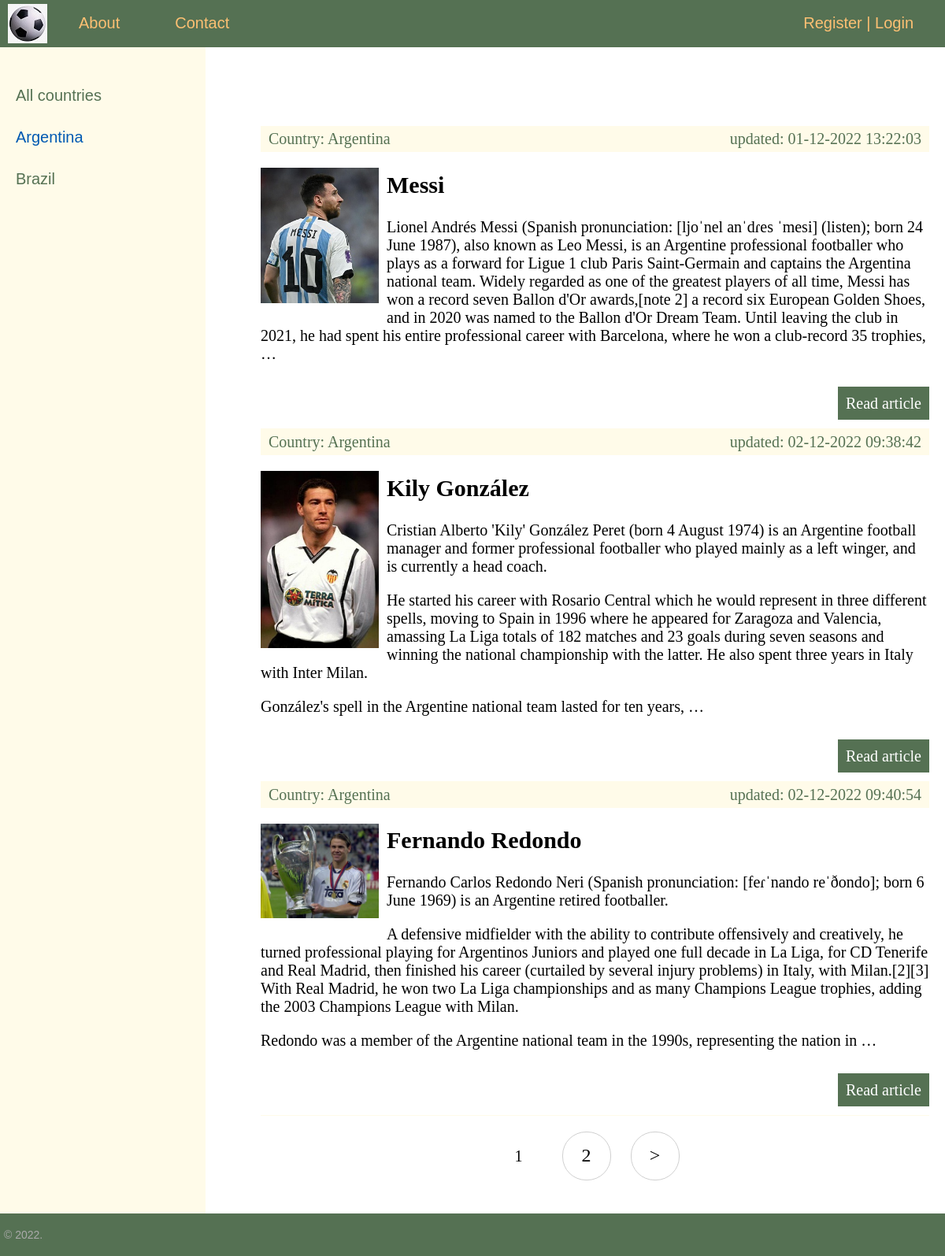
Page /wiki/country/argentina/ on the committed database.
### wiki/models.py (models this page shows, shortened)
class Country(models.Model):
    name = models.CharField(max_length=100, db_index=True, verbose_name="Country")
    slug = models.SlugField(max_length=100, unique=True, db_index=True, verbose_name="URL")
    def __str__(self):
        return self.name
    def get_absolute_url(self):
        return reverse('country', kwargs={'country_slug': self.slug})
    class Meta:
        verbose_name = 'Country'
        verbose_name_plural = 'Countries'
        ordering = ['id']

class Footballer(models.Model):
    name = models.CharField(max_length=255, verbose_name="Name")
    slug = models.SlugField(max_length=255, unique=True, db_index=True, verbose_name="URL")
    content = models.TextField(blank=True, verbose_name="Article text")
    photo = models.ImageField(upload_to="photos/%Y/%m/%d/", verbose_name="Photo")
    created_at = models.DateTimeField(auto_now_add=True, verbose_name="Article created at")
    updated_at = models.DateTimeField(auto_now=True, verbose_name="Article updated at")
    published = models.BooleanField(default=True, verbose_name="Article published")
    country = models.ForeignKey('Country', on_delete=models.PROTECT, verbose_name="Country")
    def get_absolute_url(self):
        return reverse('article', kwargs={'article_slug': self.slug})
    class Meta:
        verbose_name = 'Football player'
        verbose_name_plural = 'Football players'
        ordering = ['id']

### wiki/views.py (the view)
# urls.py: path('country/<slug:country_slug>/', WikiCountry.as_view(), name='country'),
class WikiCountry(DataMixin, ListView):
    model = Footballer
    template_name = 'wiki/index.html'
    context_object_name = 'articles'
    allow_empty = False
    def get_queryset(self):
        return Footballer.objects.filter(country__slug=self.kwargs['country_slug'], published=True).select_related(
            'country')
    def get_context_data(self, *, object_list=None, **kwargs):
        context = super().get_context_data(**kwargs)
        country = Country.objects.get(slug=self.kwargs['country_slug'])
        mixin_context = self.get_user_context(title='Country - ' + str(country.name), country_selected=country.pk)
        return dict(list(context.items()) + list(mixin_context.items()))

### wiki/utils.py (called while the page is built)
    def get_user_context(self, **kwargs):
        context = kwargs
        countries = Country.objects.annotate(Count('footballer'))
        user_menu = menu.copy()
        if not self.request.user.is_authenticated:
            user_menu.pop(1)  # pop add_article
        context['menu'] = user_menu
        context['countries'] = countries
        if 'country_selected' not in context:
            context['country_selected'] = 0
        return context

### wiki/templates/wiki/index.html (shortened to what this page needs)
{% extends 'wiki/base.html' %}
{% block content %}
<ul class="list-articles">
    {% for article in articles %}
    <li>
        <div class="article-panel">
            <p class="first">Country: {{article.country}}</p>
            <p class="last">updated: {{article.updated_at|date:"d-m-Y H:i:s"}}</p>
        </div>
        {% if article.photo %}
        <p><img class="img-article-left thumb" src="{{article.photo.url}}"></p>
        {% endif %}
        <h2>{{article.name}}</h2>
        {% autoescape on %}
        {{article.content|linebreaks|truncatewords:100}}
        {% endautoescape %}
        <p class="link-read-post"><a href="{{ article.get_absolute_url }}">Read article</a></p>
    </li>
    {% endfor %}
</ul>
{% endblock %}

### wiki/templates/wiki/base.html (shortened to what this page needs)
{% load static %}
{% load wiki_tags %}
<!DOCTYPE html>
<html>
<head>
    <link type="text/css" href="{% static 'wiki/css/styles.css' %}" rel="stylesheet"/>
</head>
<body>
<table class="table-page" border=0 cellpadding="0" cellspacing="0">
    <tr>
        <td valign=top>
            {% block mainmenu %}
            <div class="header">
                <ul id="mainmenu" class="mainmenu">
                    <li class="logo"><a href="{% url 'home' %}">
                        <div class="logo"></div>
                    </a></li>
                    {% for m in menu %}
                    <li><a href="{% url m.url_name %}">{{m.title}}</a></li>
                    {% endfor %}
                    {% if request.user.is_authenticated %}
                    <li class="last"> {{user.username}} | <a href="{% url 'logout' %}">Logout</a></li>
                    {% else %}
                    <li class="last"><a href="{% url 'register' %}">Register</a> | <a
                            href="{% url 'login' %}">Login</a></li>
                    {% endif %}
                </ul>
            </div>
            {% endblock mainmenu %}
            <table class="table-content" border=0 cellpadding="0" cellspacing="0">
                <tr>
                    <td valign="top" class="left-chapters">
                        <ul id="leftchapters">
                            {% if country_selected == 0 %}
                            <li class="selected">All countries</li>
                            {% else %}
                            <li><a href="{% url 'home' %}">All countries</a></li>
                            {% endif %}
                            {% for c in countries %}
                            {% if c.footballer__count > 0 %}
                            {% if c.pk == country_selected %}
                            <li class="selected">{{c.name}}</li>
                            {% else %}
                            <li><a href="{{ c.get_absolute_url }}">{{c.name}}</a></li>
                            {% endif %}
                            {% endif %}
                            {% endfor %}
                        </ul>
                    </td>
                    <td valign="top" class="content">
                        <div class="content-text">
                            {% block content %}
                            {% endblock %}
                            {% if page_obj.has_other_pages %}
                            <nav class="list-pages">
                                <ul>
                                    {% for p in paginator.page_range %}
                                    {% if page_obj.number == p %}
                                    <li class="page-num page-num-selected">{{ p }}</li>
                                    {% elif p >= page_obj.number|add:-2 and p <= page_obj.number|add:2 %}
                                    <li class="page-num">
                                        <a href="?page={{ p }}">{{ p }}</a>
                                    </li>
                                    {% endif %}
                                    {% endfor %}
                                    {% if page_obj.has_next %}
                                    <li class="page-num">
                                        <a href="?page={{ page_obj.next_page_number }}">&gt;</a>
                                    </li>
                                    {% endif %}
                                </ul>
                            </nav>
                            {% endif %}
                        </div>
                    </td>
                </tr>
            </table>
        </td>
    </tr>
    <tr>
        <td valign=top>
            <div id="footer">
                <p>&copy; 2022.</p>
            </div>
        </td>
    </tr>
</table>
</body>
</html>

### wiki/static/wiki/css/styles.css (style rules this page uses)
html, body { font-family: 'Arial'; margin: 0; padding: 0; height: 100%; width: 100%; color: #557153; }
a { color: #0059b2; text-decoration: none; }
img { max-width: 600px; height: auto; }
img.img-article-left { max-width: 300px; height: auto; float: left; padding: 0 10px 10px 0; }
img.img-article-left.thumb { max-width: 150px; height: auto; }
p.link-read-post { text-align: right; }
p.link-read-post a { padding: 10px; min-width: 100px; background: #557153; color: #fff; text-decoration: none; }
div.article-panel { background: #FFFBE9; padding: 5px 10px 5px 10px; box-sizing: border-box; overflow: hidden; color: #557153; }
div.article-panel p.first { margin: 0; float: left; }
div.article-panel p.last { margin: 0; float: right; }
ul.list-articles { list-style: none; margin: 0; padding: 0; }
ul.list-articles li { border-bottom: 1px solid #FFFBE9; }
.table-page { width: 100%; height: 100%; vertical-align: top; }
.table-page tr { height: 100%; }
.header { background: #557153; height: 60px; }
.logo { background: url('../images/logo.png') no-repeat 10px 5px; width: 70px; height: 60px; }
ul.mainmenu { list-style: none; margin: 0; padding: 0; height: 60px; color: #fdc073; font-size: 20px; overflow: hidden; }
ul.mainmenu li { float: left; margin: 18px 40px 0 30px; }
ul.mainmenu li.logo { margin: 0; }
ul.mainmenu li.last { float: right; }
ul.mainmenu li a { color: #fdc073; text-decoration: none; }
.table-content { width: 100%; min-height: 100%; height: 100%; }
.left-chapters { margin: 0; background: #FFFBE9; border-right: 1px solid #FFFBE9; min-height: 100%; }
.left-chapters ul { width: 230px; min-height: 100%; margin: 0; padding: 20px 10px 10px 20px; list-style: none; font-size: 20px; }
.left-chapters ul li { margin: 30px 0 0 0; color: #999; }
.left-chapters ul li.selected { color: #0059b2; }
.left-chapters ul li a { color: #557153; text-decoration: none; }
.content { padding: 40px 20px 20px 40px; width: 100%; box-sizing: border-box; }
.content-text { margin: 60px 0 0 30px; color: #000; font-size: 20px; font-family: Yandex Sans Display Light; }
#footer { box-sizing: border-box; background: #557153; padding: 5px; color: #aaa; font-size: 14px; font-family: Verdana, Geneva, Arial, Helvetica; text-align: left; overflow: hidden; }
.list-pages { text-align: center; margin: 0 0 20px 0; }
.list-pages ul { margin: 20px 0 0 0; padding: 0; list-style: none; }
.list-pages ul li { display: inline-block; margin: 0 20px 0 0; }
.list-pages a { color: #000; font-size: 24px; text-decoration: none; }
.list-pages .page-num, .page-num-selected { display: inline-block; width: 60px; height: 44px; padding: 16px 0 0 0; border: 1px solid #d0d0d0; border-radius: 30px; }
.list-pages .page-num-selected { border: none; color: #000; font-size: 20px; }

### rows in the picture
Country: name "Argentina"
Country: name "Brazil"
Footballer: country "Argentina", updated_at "01-12-2022 13:22:03", photo (picture), name "Messi", content "Lionel Andrés Messi (Spanish pronunciation: [ljoˈnel anˈdɾes ˈmesi] (listen); born 24 June 1987), also known as Leo Messi, is an Argentine professional footballer who plays as a forward for Ligue 1 club Paris Saint-Germain and captains the Argentina national team. Widely regarded as one of the greatest players of all time, Messi has won a record seven Ballon d'Or awards,[note 2] a record six European Golden Shoes, and in 2020 was named to the Ballon d'Or Dream Team. Until leaving the club in 2021, he had spent his entire professional career with Barcelona, where he won a club-record 35 trophies, …"
Footballer: country "Argentina", updated_at "02-12-2022 09:38:42", photo (picture), name "Kily González", content "Cristian Alberto 'Kily' González Peret (born 4 August 1974) is an Argentine football manager and former professional footballer who played mainly as a left winger, and is currently a head coach. He started his career with Rosario Central which he would represent in three different spells, moving to Spain in 1996 where he appeared for Zaragoza and Valencia, amassing La Liga totals of 182 matches and 23 goals during seven seasons and winning the national championship with the latter. He also spent three years in Italy with Inter Milan. González's spell in the Argentine national team lasted for ten years, …"
Footballer: country "Argentina", updated_at "02-12-2022 09:40:54", photo (picture), name "Fernando Redondo", content "Fernando Carlos Redondo Neri (Spanish pronunciation: [feɾˈnando reˈðondo]; born 6 June 1969) is an Argentine retired footballer. A defensive midfielder with the ability to contribute offensively and creatively, he turned professional playing for Argentinos Juniors and played one full decade in La Liga, for CD Tenerife and Real Madrid, then finished his career (curtailed by several injury problems) in Italy, with Milan.[2][3] With Real Madrid, he won two La Liga championships and as many Champions League trophies, adding the 2003 Champions League with Milan. Redondo was a member of the Argentine national team in the 1990s, representing the nation in …"

### other values in the picture
{{ m.title }} "About" "Contact"
{{ p }} "1"
{{ p }} "2"
